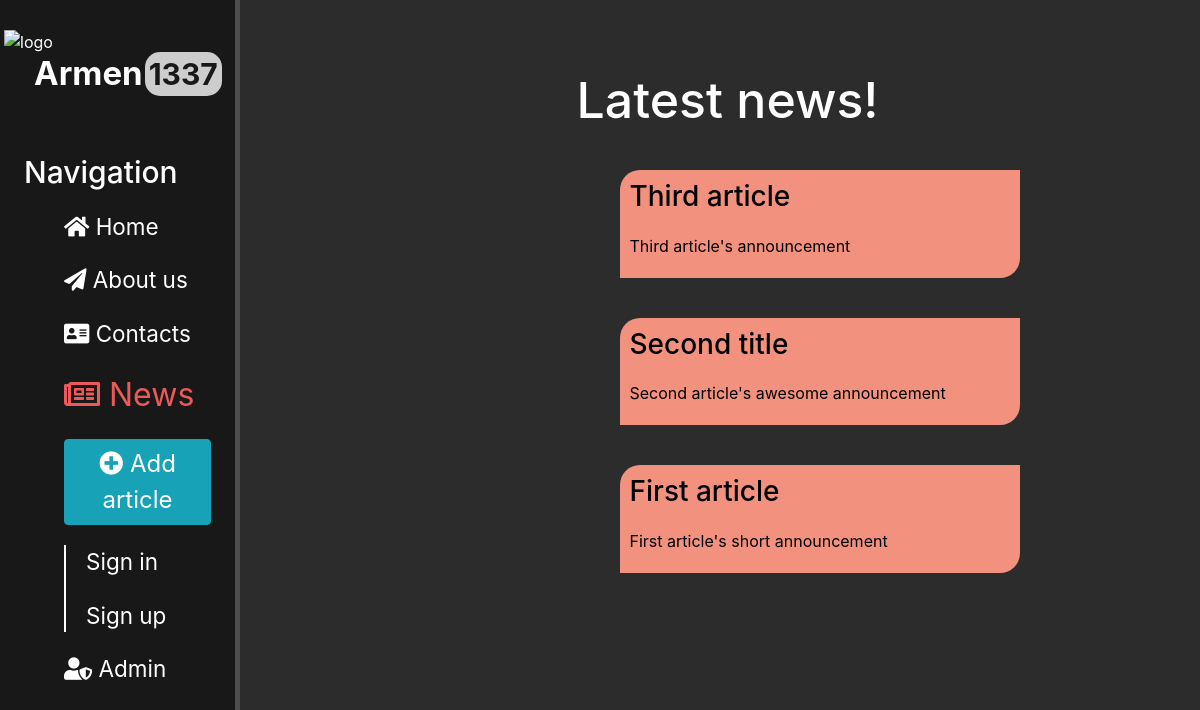
Page /news/ on the committed database.
### news/models.py (models this page shows, shortened)
class Article(models.Model):
	article_title = models.CharField("Title", max_length = 150)
	announcement = models.CharField("Announcement", max_length = 250)
	article_content = models.TextField('Article content')
	pub_date = models.DateTimeField("Publication date", auto_now_add = True)
	class Meta:
		verbose_name = "Article"
		verbose_name_plural = "Articles"

### news/views.py (the view)
# urls.py: path('', views.news_home, name='news_home'),
def news_home(request):
	latest_news = Article.objects.order_by('-pub_date')
	return render (request, 'news/news_home.html', {'latest_news': latest_news})

### news/templates/news/news_home.html (shortened to what this page needs)
{% extends 'my_layout.html' %}
{% load static %}
{% block news %} <font size="6.25px" color="#eb5959"><i class="far fa-newspaper"></i> News</font> {% endblock %}
{% block content %}
	<div class="features">
		<h1 style="margin-top: -30px; margin-bottom: 20px;"> Latest news! </h1>
		<div class="latest_news-flex">
		{% for i in latest_news %}
			<a href="{{i.id}}/"><div class="article-style">
				<div class="inner-article-style">
					<h3> {{ i.article_title }} </h3>
					<p> {{ i.announcement }} </p>
				</div>
			</div></a>
		{% endfor %}
		</div>
	</div>
{% endblock %}

### main/static/main/css/styles.css (style rules this page uses)
body { background: #2c2c2c; }
main .features { margin-left: 10%; float: left; color: #fff; margin-top: 100px; text-align: center; width: 75%; }
main .features h1 { font-size: 50px; }
main .features p { max-width: 400px; margin: 20px auto; }
a .article-style { text-decoration: none; color: black; transition: transform .3s ease; }
.article-style { float: left; clear: both; width: 400px; margin: 20px 34%; text-align: left; background-color: #f2927e; border-radius: 20px 0px 20px 0px; }
.inner-article-style { margin: 10px; }

### rows in the picture
Article: article_title "Third article", announcement "Third article's announcement"
Article: article_title "Second title", announcement "Second article's awesome announcement"
Article: article_title "First article", announcement "First article's short announcement"
